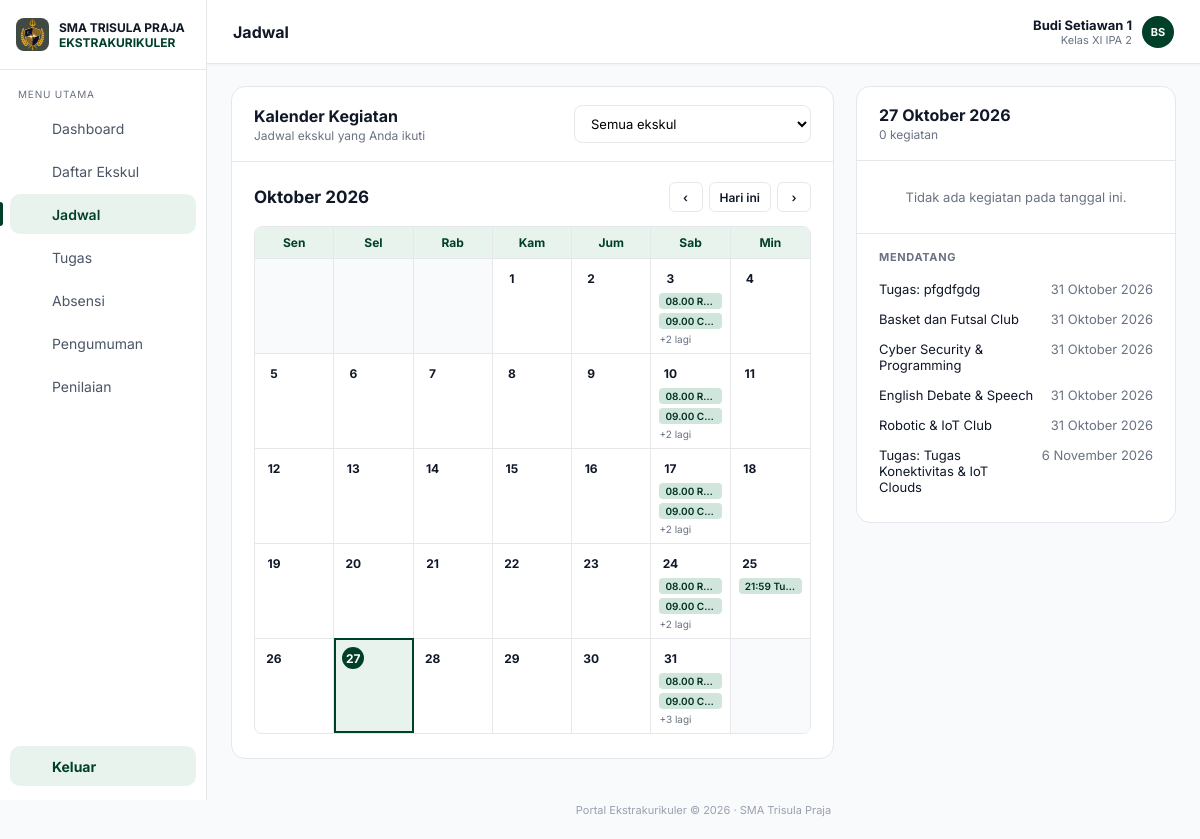
The page /portal-trisula/jadwal.php (signed in) on the database its author committed.
### tables this page shows
CREATE TABLE `users` (
  `id` int UNSIGNED NOT NULL,
  `username` varchar(50) NOT NULL,
  `password` varchar(255) NOT NULL,
  `nama` varchar(100) NOT NULL,
  `role` enum('siswa','pembimbing') NOT NULL DEFAULT 'siswa',
  `nis` varchar(20) DEFAULT NULL,
  `angkatan` year DEFAULT NULL,
  `kelas` varchar(30) DEFAULT NULL,
  `created_at` timestamp NULL DEFAULT CURRENT_TIMESTAMP
);

CREATE TABLE `ekskul_tugas` (
  `id` int UNSIGNED NOT NULL,
  `ekskul_id` int UNSIGNED NOT NULL,
  `judul` varchar(150) NOT NULL,
  `keterangan` varchar(255) NOT NULL,
  `deadline` date NOT NULL
);

CREATE TABLE `ekskul` (
  `id` int UNSIGNED NOT NULL,
  `nama` varchar(100) NOT NULL,
  `deskripsi` varchar(255) NOT NULL,
  `pembimbing` varchar(100) NOT NULL,
  `pembimbing_id` int UNSIGNED DEFAULT NULL,
  `hari` enum('Senin','Selasa','Rabu','Kamis','Jumat','Sabtu','Minggu') NOT NULL,
  `jam_mulai` time NOT NULL,
  `jam_selesai` time NOT NULL,
  `kuota` smallint UNSIGNED NOT NULL
);

### portal-trisula/includes/auth.php (called while the page is built, shortened)
<?php
function e(?string $v): string
{
    return htmlspecialchars($v ?? '', ENT_QUOTES, 'UTF-8');
}
function is_logged_in(): bool
{
    return isset($_SESSION['user']);
}
function require_role(string $role): array
{
    return $_SESSION['user'];
}

### portal-trisula/includes/ekskul.php (called while the page is built, shortened)
<?php
function load_user(PDO $pdo, int $id): array
{
    $st = $pdo->prepare('SELECT id, nama, nis, angkatan, kelas FROM users WHERE id = ?');
    $st->execute([$id]);
    return $st->fetch() ?: ['id' => $id, 'nama' => '', 'nis' => '', 'angkatan' => '', 'kelas' => ''];
}
function jam_fmt(string $time): string
{
    return str_replace(':', '.', substr($time, 0, 5));
}

### portal-trisula/jadwal.php (the view, shortened to what this page needs)
<?php
require __DIR__ . '/config/database.php';
require __DIR__ . '/includes/auth.php';
require __DIR__ . '/includes/siswa_layout.php';
require __DIR__ . '/includes/ekskul.php';
$session = require_role('siswa');
$pdo     = db();
$user    = load_user($pdo, (int) $session['id']);
function tgl_panjang(string $date): string
{
    static $b = [1 => 'Januari', 'Februari', 'Maret', 'April', 'Mei', 'Juni', 'Juli', 'Agustus', 'September', 'Oktober', 'November', 'Desember'];
    $t = strtotime($date);
    return date('j', $t) . ' ' . $b[(int) date('n', $t)] . ' ' . date('Y', $t);
}
function jadwal_url(array $p): string
{
    return 'jadwal.php' . ($p ? '?' . http_build_query($p) : '');
}
$namaBulan = [1 => 'Januari', 'Februari', 'Maret', 'April', 'Mei', 'Juni', 'Juli', 'Agustus', 'September', 'Oktober', 'November', 'Desember'];
$hariNo    = ['Senin' => 1, 'Selasa' => 2, 'Rabu' => 3, 'Kamis' => 4, 'Jumat' => 5, 'Sabtu' => 6, 'Minggu' => 7];
$today     = date('Y-m-d');
$st = $pdo->prepare("SELECT e.id, e.nama, e.hari, e.jam_mulai, e.jam_selesai
                     FROM pendaftaran p JOIN ekskul e ON e.id = p.ekskul_id
                     WHERE p.siswa_id = ? AND p.status = 'disetujui' ORDER BY e.nama");
$st->execute([$user['id']]);
$saya = $st->fetchAll();
$filterId = (int) ($_GET['ekskul'] ?? 0);
if (!in_array($filterId, array_column($saya, 'id'), true)) { $filterId = 0; }
$aktif = $filterId ? array_values(array_filter($saya, fn ($e) => (int) $e['id'] === $filterId)) : $saya;
$ids   = array_map('intval', array_column($aktif, 'id'));
$bulan = preg_match('/^\d{4}-(0[1-9]|1[0-2])$/', $_GET['bulan'] ?? '') ? $_GET['bulan'] : date('Y-m');
$first = new DateTimeImmutable($bulan . '-01');
$jmlHari = (int) $first->format('t');
$offset  = (int) $first->format('N') - 1;
$prevBulan = $first->modify('-1 month')->format('Y-m');
$nextBulan = $first->modify('+1 month')->format('Y-m');
$sel = $_GET['tanggal'] ?? '';
$selOk = preg_match('/^(\d{4})-(\d{2})-(\d{2})$/', $sel, $m) && checkdate((int) $m[2], (int) $m[3], (int) $m[1]) && substr($sel, 0, 7) === $bulan;
if (!$selOk) { $sel = (date('Y-m') === $bulan) ? $today : $bulan . '-01'; }
$events = [];
foreach ($aktif as $e) {
    for ($d = 1; $d <= $jmlHari; $d++) {
        $tgl = sprintf('%s-%02d', $bulan, $d);
        if ((int) date('N', strtotime($tgl)) === $hariNo[$e['hari']]) {
            $events[$tgl][] = ['jam' => jam_fmt($e['jam_mulai']), 'judul' => $e['nama'],
                               'ket' => jam_fmt($e['jam_mulai']) . ' – ' . jam_fmt($e['jam_selesai'])];
        }
    }
}
$tugasNext  = [];
if ($ids) {
    $in = implode(',', array_fill(0, count($ids), '?'));
    $st = $pdo->prepare("SELECT t.judul, t.deadline, e.nama FROM ekskul_tugas t JOIN ekskul e ON e.id = t.ekskul_id
                         WHERE t.ekskul_id IN ($in) AND t.deadline BETWEEN ? AND ?");
    $st->execute([...$ids, $bulan . '-01', $bulan . '-' . $jmlHari]);
    foreach ($st->fetchAll() as $t) {
        $events[$t['deadline']][] = ['jam' => '21:59', 'judul' => 'Tugas: ' . $t['judul'], 'ket' => 'Batas pengumpulan 21.59 · ' . $t['nama']];
    }
    $st = $pdo->prepare("SELECT t.judul, t.deadline FROM ekskul_tugas t WHERE t.ekskul_id IN ($in) AND t.deadline >= ? ORDER BY t.deadline LIMIT 5");
    $st->execute([...$ids, $today]);
    foreach ($st->fetchAll() as $t) { $tugasNext[] = ['tgl' => $t['deadline'], 'label' => 'Tugas: ' . $t['judul']]; }
}
$mendatang = $tugasNext;
foreach ($aktif as $e) {
    for ($i = 0; $i < 7; $i++) {
        $tgl = date('Y-m-d', strtotime("$today +$i day"));
        if ((int) date('N', strtotime($tgl)) === $hariNo[$e['hari']] && $tgl >= $today) {
            $mendatang[] = ['tgl' => $tgl, 'label' => $e['nama']];
            break;
        }
    }
}
usort($mendatang, fn ($a, $b) => strcmp($a['tgl'], $b['tgl']));
$mendatang = array_slice($mendatang, 0, 6);
$kegiatanHariIni = $events[$sel] ?? [];
$qs = $filterId ? ['ekskul' => $filterId] : [];
siswa_header('Jadwal', 'jadwal', $user);
?>
<div class="jadwal-layout">
    <section class="panel">
        <header class="cal-top">
            <div><h3>Kalender Kegiatan</h3><p>Jadwal ekskul yang Anda ikuti</p></div>
            <form method="get">
                <select name="ekskul" onchange="this.form.submit()" aria-label="Filter ekskul">
                    <option value="0">Semua ekskul</option>
                </select>
            </form>
        </header>
        <div class="cal-wrap">
            <div class="cal-bar">
                <h3><?= e($namaBulan[(int) $first->format('n')] . ' ' . $first->format('Y')) ?></h3>
                <div class="cal-nav">
                    <a class="nav-btn" href="<?= e(jadwal_url($qs + ['bulan' => $prevBulan])) ?>" aria-label="Bulan sebelumnya">‹</a>
                    <a class="nav-btn nav-today" href="<?= e(jadwal_url($qs)) ?>">Hari ini</a>
                    <a class="nav-btn" href="<?= e(jadwal_url($qs + ['bulan' => $nextBulan])) ?>" aria-label="Bulan berikutnya">›</a>
                </div>
            </div>
            <div class="cal">
                <?php foreach (['Sen', 'Sel', 'Rab', 'Kam', 'Jum', 'Sab', 'Min'] as $h): ?><div class="dow"><?= $h ?></div><?php endforeach; ?>
                <?php
                $total = (int) (ceil(($offset + $jmlHari) / 7) * 7);
                for ($i = 0; $i < $total; $i++):
                    $day = $i - $offset + 1;
                    if ($day < 1 || $day > $jmlHari): ?>
                        <div class="cell cell--off"></div>
                    <?php continue; endif;
                    $tgl = sprintf('%s-%02d', $bulan, $day);
                    $cls = 'cell' . ($tgl === $today ? ' cell--today' : '') . ($tgl === $sel ? ' cell--sel' : '');
                ?>
                    <a class="<?= $cls ?>" href="<?= e(jadwal_url($qs + ['bulan' => $bulan, 'tanggal' => $tgl])) ?>">
                        <b><?= $day ?></b>
                        <?php foreach (array_slice($events[$tgl] ?? [], 0, 2) as $ev): ?>
                            <span class="chip" title="<?= e($ev['judul']) ?>"><?= e($ev['jam'] . ' ' . $ev['judul']) ?></span>
                        <?php endforeach; ?>
                        <?php if (count($events[$tgl] ?? []) > 2): ?><small>+<?= count($events[$tgl]) - 2 ?> lagi</small><?php endif; ?>
                    </a>
                <?php endfor; ?>
            </div>
        </div>
    </section>
    <aside class="panel day-panel">
        <header class="day-head"><h3><?= e(tgl_panjang($sel)) ?></h3><p><?= count($kegiatanHariIni) ?> kegiatan</p></header>
        <div class="day-body">
            <?php if (!$kegiatanHariIni): ?>
                <p class="day-empty">Tidak ada kegiatan pada tanggal ini.</p>
            <?php else: foreach ($kegiatanHariIni as $ev): ?>
                <div class="day-item"><b><?= e($ev['judul']) ?></b><small><?= e($ev['ket']) ?></small></div>
            <?php endforeach; endif; ?>
        </div>
        <div class="soon">
            <h4>MENDATANG</h4>
            <?php foreach ($mendatang as $m): ?>
                <div class="soon-item"><span><?= e($m['label']) ?></span><small><?= e(tgl_panjang($m['tgl'])) ?></small></div>
            <?php endforeach; ?>
        </div>
    </aside>
</div>
<?php siswa_footer();

### portal-trisula/includes/siswa_layout.php (shortened to what this page needs)
<?php
function icon(string $name): string
{
    $p = [
        'dashboard'  => '<rect x="3" y="3" width="7" height="7" rx="1"/><rect x="14" y="3" width="7" height="7" rx="1"/><rect x="3" y="14" width="7" height="7" rx="1"/><rect x="14" y="14" width="7" height="7" rx="1"/>',
        'ekskul'     => '<path d="M8 6h13M8 12h13M8 18h13"/><circle cx="4" cy="6" r="1"/><circle cx="4" cy="12" r="1"/><circle cx="4" cy="18" r="1"/>',
        'jadwal'     => '<rect x="3" y="5" width="18" height="16" rx="2"/><path d="M3 10h18M8 3v4M16 3v4"/>',
        'tugas'      => '<rect x="5" y="4" width="14" height="17" rx="2"/><path d="M9 4h6v3H9zM9 12h6M9 16h6"/>',
        'absensi'    => '<circle cx="12" cy="8" r="4"/><path d="M4 21a8 8 0 0 1 16 0"/>',
        'pengumuman' => '<rect x="3" y="7" width="18" height="12" rx="2"/><path d="M9 7V5h6v2"/>',
        'penilaian'  => '<path d="M6 20V10M12 20V4M18 20v-7"/>',
        'keluar'     => '<path d="M9 21H5a2 2 0 0 1-2-2V5a2 2 0 0 1 2-2h4M16 17l5-5-5-5M21 12H9"/>',
    ];
    return '<svg viewBox="0 0 24 24" width="20" height="20" fill="none" stroke="currentColor" stroke-width="1.8" stroke-linecap="round" stroke-linejoin="round" aria-hidden="true">' . ($p[$name] ?? '') . '</svg>';
}
function initials(string $nama): string
{
    $nama  = trim(explode(',', $nama)[0]);
    $parts = preg_split('/\s+/', $nama) ?: [];
    $out   = '';
    foreach (array_slice($parts, 0, 2) as $w) {
        $out .= mb_strtoupper(mb_substr($w, 0, 1));
    }
    return $out;
}
function siswa_header(string $title, string $active, array $user): void
{
    $menu = [
        'dashboard'  => ['Dashboard',    'dashboard_siswa.php'],
        'ekskul'     => ['Daftar Ekskul', 'daftar_ekskul.php'],
        'jadwal'     => ['Jadwal',       'jadwal.php'],
        'tugas'      => ['Tugas',        'tugas.php'],
        'absensi'    => ['Absensi',      'absensi.php'],
        'pengumuman' => ['Pengumuman',   'pengumuman.php'],
        'penilaian'  => ['Penilaian',    'penilaian.php'],
    ];
    ?>
<!DOCTYPE html>
<html lang="id">
<head>
    <link rel="stylesheet" href="assets/css/dashboard.css">
</head>
<body class="app">
<aside class="sidebar">
    <div class="brand">
        <img src="assets/img/logo.png" alt="" onerror="this.style.visibility='hidden'">
        <div><b>SMA TRISULA PRAJA</b><span>EKSTRAKURIKULER</span></div>
    </div>
    <p class="menu-label">MENU UTAMA</p>
    <nav>
        <?php foreach ($menu as $key => [$label, $href]): ?>
            <a href="<?= e($href) ?>" class="<?= $key === $active ? 'active' : '' ?>">
                <?= icon($key) ?> <span><?= e($label) ?></span>
            </a>
        <?php endforeach; ?>
    </nav>
    <a href="logout.php" class="logout"><?= icon('keluar') ?> <span>Keluar</span></a>
</aside>
<div class="content">
    <header class="top">
        <h1><?= e($title) ?></h1>
        <a href="profil.php" class="who" style="text-decoration:none;color:inherit">
            <span class="avatar" style="background:#004029"><?= e(initials($user['nama'])) ?></span>
            <div><b><?= e($user['nama']) ?></b><small><?= e($user['kelas'] ?? '') ?></small></div>
        </a>
    </header>
    <main class="page">
<?php
}
function siswa_footer(): void
{
    ?>
    </main>
    <footer class="foot">Portal Ekstrakurikuler © <?= date('Y') ?> · SMA Trisula Praja</footer>
</div>
</body>
</html>
<?php
}

### rows shown on the page
users: nama "BS", nama "Budi Setiawan 1", kelas "Kelas XI IPA 2"
ekskul_tugas: ekskul.nama "Basket dan Futsal Club", deadline "31 Oktober 2026"

### other values the page prints
$label "Dashboard"
$label "Daftar Ekskul"
$label "Jadwal"
$label "Tugas"
$label "Absensi"
$label "Pengumuman"
$label "Penilaian"
$title "Jadwal"
$namaBulan[(int) $first->format('n')] . ' ' . $first->format('Y') "Oktober 2026"
$h "Sen"
$h "Sel"
$h "Rab"
$h "Kam"
$h "Jum"
$h "Sab"
